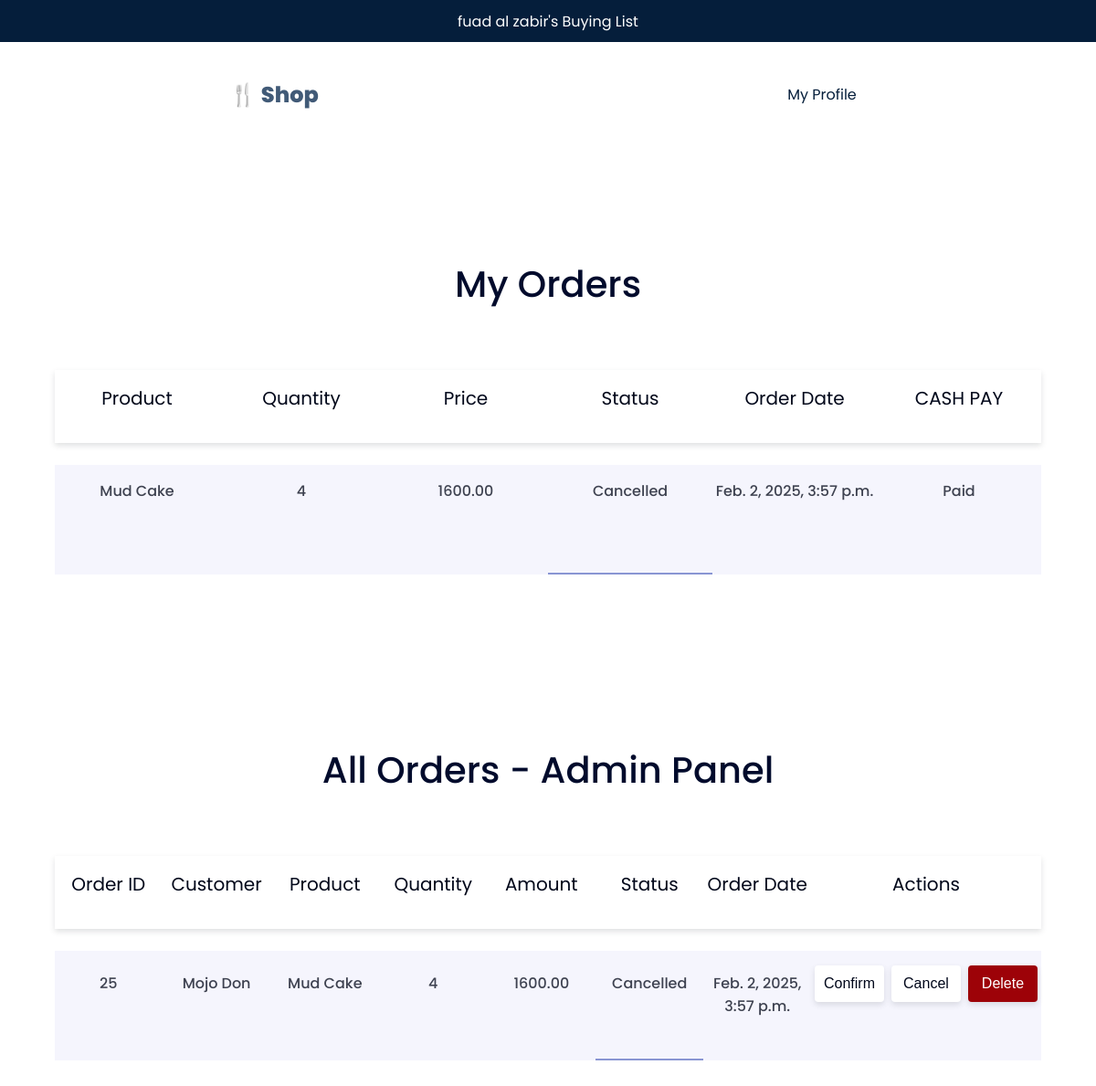
The page /orders/29/ (signed in) on the database its author committed.
### store/models.py (models this page shows, shortened)
class User(AbstractBaseUser, PermissionsMixin):  # Inherit PermissionsMixin
    email = models.EmailField(unique=True)
    full_name = models.CharField(max_length=255)
    address = models.CharField(max_length=255)
    phone_number = models.CharField(max_length=15)
    is_active = models.BooleanField(default=True)
    is_staff = models.BooleanField(default=False)
    is_superuser = models.BooleanField(default=False)
    objects = CustomUserManager()
    USERNAME_FIELD = 'email'
    REQUIRED_FIELDS = ['full_name', 'address', 'phone_number']

class Order(models.Model):
    STATUS_CHOICES = (
        ('pending', 'Pending'),
        ('paid', 'Paid'),
        ('confirm', 'Confirm'),
        ('cancel', 'Cancel'),
    )
    user = models.ForeignKey(User, on_delete=models.CASCADE)
    product = models.ForeignKey(Product, on_delete=models.CASCADE)
    quantity = models.PositiveIntegerField()
    price = models.DecimalField(max_digits=10, decimal_places=2)
    status = models.CharField(max_length=20, choices=STATUS_CHOICES, default='pending')
    order_date = models.DateTimeField(auto_now_add=True)

class Product(models.Model):
    name = models.CharField(max_length=100)
    details = models.TextField(blank=True, null=True)
    image = models.ImageField(upload_to='product_images/', blank=True, null=True)
    price = models.DecimalField(max_digits=10, decimal_places=2)
    quantity = models.PositiveIntegerField(default=1)

### store/views.py (the view, shortened to what this page needs)
# urls.py: path('orders/<int:user_id>/', views.see_orders, name='orders'),
@login_required
def see_orders(request, user_id):
    user = get_object_or_404(User, id=user_id)  # Get the user
    orders = Order.objects.filter(user=user)  # Fetch only this user's orders
    return render(request, "order.html", {"orders": orders})

### store/templates/order.html (shortened to what this page needs)
{% load static %}
<!DOCTYPE html>
<html lang="en">
<head>
  <link rel="stylesheet" href="{% static 'css/order.css' %}">
</head>
<body>
    <div class="hero">
        {{ user.full_name }}'s Buying List
       </div>
    <nav>
    <div class="logo" >&#127860; Shop</div>
    <div class="nav-r">
        <a href="{% url 'user' %}">My Profile</a>
    </div>
    </nav>
{% if orders %}
<div class="table-sec1">
    <h2>My Orders</h2>
<div class="table">
    <div class="thead">
        <div class="tr">
            <div class="th">Product</div>
            <div class="th">Quantity</div>
            <div class="th">Price</div>
            <div class="th">Status</div>
            <div class="th">Order Date</div>
            <div class="th">CASH PAY</div>
        </div>
    </div>
    <div class="tbody">
        {% for order in orders %}
        <div class="tr1">
            <div class="td">{{ order.product.name }}</div>
            <div class="td">{{ order.quantity }}</div>
            <div class="td">{{ order.price }}</div>
            <div class="td">{{ order.status }}</div>
            <div class="td">{{ order.order_date }}</div>
            <div class="td">
                <form method="POST" action="{% url 'orders' user_id=order.user.id%}">
                    {% if order.status == "pending" %}
                        <form method="POST" action="{% url 'orders' user_id=user.id %}">
                            {% csrf_token %}
                            <input type="hidden" name="order_id" value="{{ order.id }}">
                            {% if order.status == "pending" %}
                                <button type="submit" name="action" value="pay_order" class="btn btn-primary btn-pay">Pay</button>
                            {% else %}
                                <span>Paid</span>
                            {% endif %}
                        </form>
                    {% else %}
                        <span>Paid</span>
                    {% endif %}
                </form>
            </div>
        </div>
        {% endfor %}
    </div>
</div>
</div>
{% else %}
<p>You have no orders yet.</p>
{% endif %}
{% if user.is_superuser %}
{% if orders %}
<div class="table-sec2">
    <h2>All Orders - Admin Panel</h2>
<div class="table">
    <div class="thead">
        <div class="tr">
            <div class="th">Order ID</div>
            <div class="th">Customer</div>
            <div class="th">Product</div>
            <div class="th">Quantity</div>
            <div class="th">Amount</div>
            <div class="th">Status</div>
            <div class="th">Order Date</div>
            <div class="th-actions">Actions</div>
        </div>
    </div>
    <div class="tbody">
        {% for order in orders %}
        <div class="tr">
            <div class="td">{{ order.id }}</div>
            <div class="td">{{ order.user.full_name }}</div>
            <div class="td">{{ order.product.name }}</div>
            <div class="td">{{ order.quantity }}</div>
            <div class="td">{{ order.price }}</div>
            <div class="td">{{ order.status }}</div>
            <div class="td">{{ order.order_date }}</div>
            <div class="td">
                <div class="actions">
                    <form method="POST" action="{% url 'admin_orders' %}">
                        <div class="actions-l">
                        <button type="submit" name="action" value="confirm_order" class="btn btn-success">Confirm</button>
                        <button type="submit" name="action" value="cancel_order" class="btn btn-warning">Cancel</button>
                        </div>
                    </form>
                    <div class="actions-r">
                        <form method="POST" action="{% url 'delete_order' order_id=order.id %}">
                            <button type="submit" name="action" value="delete_order" class="btn btn-danger">Delete</button>
                        </form>
                    </div>
                </div>
            </div>
        </div>
        {% endfor %}
    </div>
</div>
</div>
{% else %}
<p>No orders found.</p>
{% endif %}
{% endif %}
</body>
</html>

### static/css/order.css (style rules this page uses)
body { font-family: 'Poppins'; font-weight: 400; background-color: #ffffff; margin: 0; padding: 0; }
nav { width: 100%; display: flex; align-items: center; justify-content: center; margin: 40px 0 40px 0; }
.logo { color: #415a77; font-weight: 800; font-size: 24px; width: 50%; display: flex; align-items: center; justify-content: center; }
.nav-r { display: flex; align-items: center; justify-content: center; width: 50%; }
a { text-decoration: none; color: #051e3b; margin: 0 0.8rem; font-size: 16px; font-weight: 400; }
.hero { width: 100%; margin:0; background: #051e3b; color: #fff; display: flex; align-items: center; justify-content: center; height: 2.9rem; font-weight: 400; font-size: 16px; }
h2 { margin: 40px 0px; font-weight: 500; font-size: 40px; color: #010b2c; }
.table-sec2, .table-sec1 { display: flex; flex-direction: column; align-items: center; justify-content: center; margin: 120px 0px; }
.btn-success, .btn-warning, .btn-danger, .btn-pay { width: 76px; height: 40px; border: none; margin: 0 4px; cursor: pointer; box-shadow: 0px 3px 6px rgba(51, 59, 68, 0.15); border-radius: 4px; color: #01071a; font-size: 16px; font-weight: 500; background-color: #ffffff; }
.btn-danger { background-color: #9d0208; color: #ffffff; }
.th-actions { display: flex; align-items: center; justify-content: center; }
.actions { display: flex; justify-content: center; align-items: center; }
.actions-l { display: flex; justify-content: center; align-items: center; }
.actions-r { display: flex; justify-content: center; align-items: center; }
.tr, .tr1 { display: table-row; justify-content: center; align-items: center; border-radius: 16px; }
.th, .td { width: 120px; height: 56px; display: table-cell; align-items: center; text-align: center; justify-content: center; margin: 8px 40px; cursor: pointer; padding: 16px 0px 0px 0px; }
.tr .td:nth-child(6) { border-bottom: 2px solid #8995d3; }
.tr1 .td:nth-child(4) { border-bottom: 2px solid #8995d3; }
.table { display: table; justify-content: center; align-items: center; width: 90%; border-spacing: 0 24px; }
.thead { display: table-header-group; width: 100%; height: 80px; align-items: center; justify-content: center; color: #01071a; padding: 8px 16px; font-size: 20px; box-shadow: 0px 3px 6px rgba(51, 59, 68, 0.15); background-color: #ffffff }
.tbody { display: table-row-group; font-weight: 500; font-size: 16px; color: #3e4250; width: 100%; height: 120px; align-items: center; justify-content: center; background-color: rgb(245, 245, 253); padding: 8px 16px; border-radius: 40px; }

### rows shown on the page
User: full_name "fuad al zabir"
Order: product.name "Mud Cake", quantity "4", price "1600.00", status "Cancelled", order_date "Feb. 2, 2025, 3:57 p.m.", shows "Paid", id "25", user.full_name "Mojo Don"
